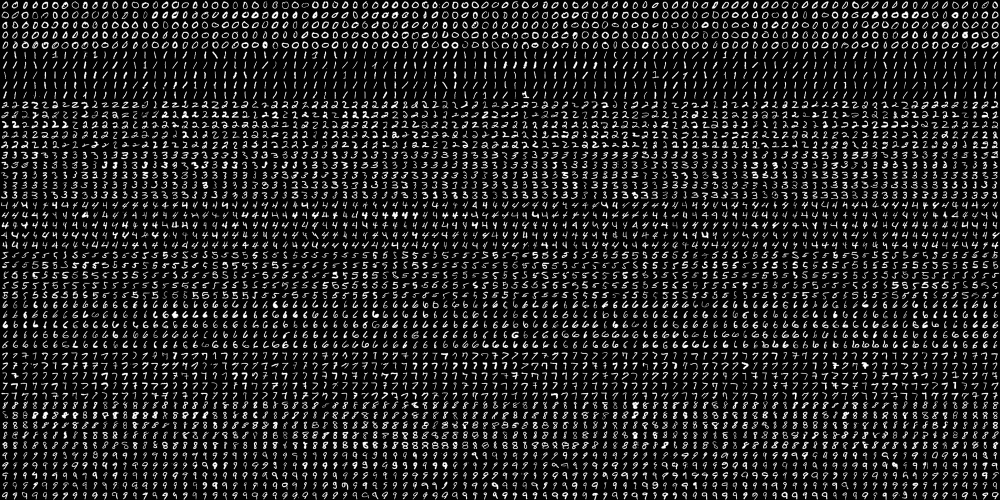
#> input picture MasterOpenCV_Alberto/10/digits.png, 2000 x 1000 px (shown at 1/2 size)
$ python knn_handwritten_digits_recognition_introduction.py
#> lines starting #> are read from the running program, lines starting #| are printed output that depends on the picture; long printed decimals are rounded
"""
Handwritten digits recognition using KNN and raw pixels as features
"""

# Import required packages:
import cv2
import numpy as np

# Constants:
SIZE_IMAGE = 20
NUMBER_CLASSES = 10


def load_digits_and_labels(big_image):
    """Returns all the digits from the 'big' image and creates the corresponding labels for each image"""
#> called with big_image = 'digits.png'

    # Load the 'big' image containing all the digits:
    digits_img = cv2.imread(big_image, 0)
#> digits_img is the input picture: shape (1000, 2000); min 0, max 255, mean 33.8

    # Get all the digit images from the 'big' image:
    number_rows = digits_img.shape[1] / SIZE_IMAGE
#> number_rows = 100
    rows = np.vsplit(digits_img, digits_img.shape[0] / SIZE_IMAGE)
#> rows = 50 items

    digits = []
    for row in rows:
        row_cells = np.hsplit(row, number_rows)
        for digit in row_cells:
            digits.append(digit)
#> this loop made 50 passes
#> after the loop, digits = 5000 items
    digits = np.array(digits)

    # Create the labels for each image:
    labels = np.repeat(np.arange(NUMBER_CLASSES), len(digits) / NUMBER_CLASSES)
#> labels = 5000 values from 0 to 9
    return digits, labels


def get_accuracy(predictions, labels):
    """Returns the accuracy based on the coincidences between predictions and labels"""

    accuracy = (np.squeeze(predictions) == labels).mean()
    return accuracy * 100


def raw_pixels(img):
    """Return raw pixels as feature from the image"""

    return img.flatten()


# Load all the digits and the corresponding labels:
digits, labels = load_digits_and_labels('digits.png')
#> labels = 5000 values from 0 to 9
#print(digits, '----',labels)
# Shuffle data
# Constructs a random number generator:
rand = np.random.RandomState(5634)
# Randomly permute the sequence:
shuffle = rand.permutation(len(digits))
#> shuffle = 5000 values, max 4999 at index 3836, min 0 at index 547, mean 2499.5
digits, labels = digits[shuffle], labels[shuffle]
#> labels = 5000 values, max 9 at index 3, min 0 at index 2, mean 4.5

#print(shuffle, '===',digits, '----',labels)
# Compute the descriptors for all the images.
# In this case, the raw pixels are the feature descriptors
raw_descriptors = []
for img in digits:
    raw_descriptors.append(np.float32(raw_pixels(img)))
#> after the loop, raw_descriptors = 5000 items
raw_descriptors = np.squeeze(raw_descriptors)
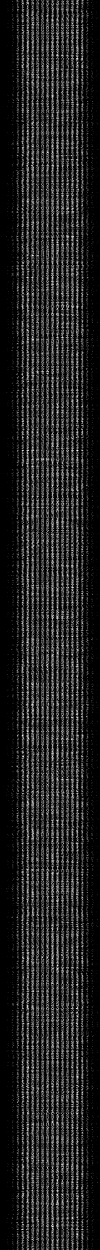
#> raw_descriptors: shape (5000, 400) float32 (shown at 1/4 size); min 0, max 255, mean 33.8

# At this point we split the data into training and testing (50% for each one):
partition = int(0.5 * len(raw_descriptors))
#> partition = 2500
raw_descriptors_train, raw_descriptors_test = np.split(raw_descriptors, [partition])
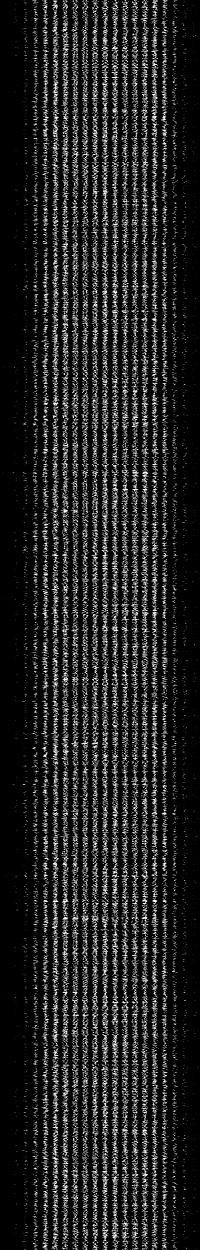
#> raw_descriptors_train: shape (2500, 400) float32 (shown at 1/2 size); min 0, max 255, mean 33.8
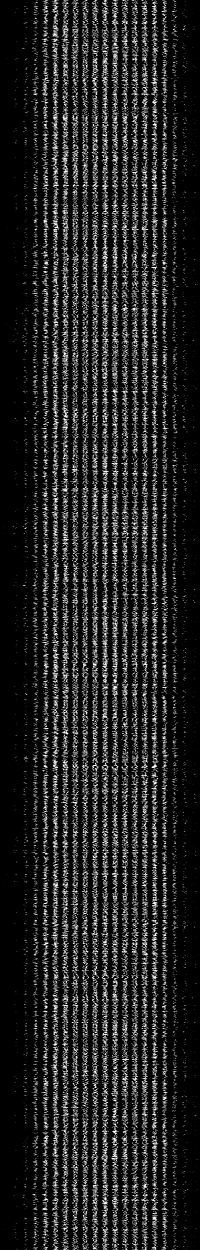
#> raw_descriptors_test: shape (2500, 400) float32 (shown at 1/2 size); min 0, max 255, mean 33.8
labels_train, labels_test = np.split(labels, [partition])
#> labels_train = 2500 values, max 9 at index 3, min 0 at index 2, mean 4.48; labels_test = 2500 values, max 9 at index 30, min 0 at index 5, mean 4.52

# Train the KNN model:
print('Training KNN model - raw pixels as features')
knn = cv2.ml.KNearest_create()
knn.train(raw_descriptors_train, cv2.ml.ROW_SAMPLE, labels_train)

# Test the created model:
k = 5
ret, result, neighbours, dist = knn.findNearest(raw_descriptors_test, k)
#> ret = 2; result = 2500 values, max 9 at index 3, min 0 at index 5, mean 4.46; neighbours = 2500 rows, first 6: [2, 2, 2, 2, 2], [8, 8, 8, 8, 8], [3, 3, 5, 3, 3], [9, 8, 8, 9, 9], [1, 1, 1, 1, 1], [0, 0, 0, 0, 0]; dist = 2500 rows, first 6: [674977, 860843, 1096231, 1142619, 1159316], [389649, 733940, 758321, 785549, 806624], [487910, 727003, 734247, 788317, 911130], [617048, 626810, 632275, 664932, 680491], [89274, 95382, 104602, 137852, 143468], [604866, 699782, 871804, 872398, 930055]

# Compute the accuracy:
acc = get_accuracy(result, labels_test)
#> in get_accuracy, `accuracy = (np.squeeze(predictions) == labels).mean()`: accuracy = 0.921
#> acc = 92.08
print("Accuracy: {}".format(acc))
#| Accuracy: 92.08

$ run again, with MasterOpenCV_Alberto/10/landscape_1.jpeg saved as MasterOpenCV_Alberto/10/digits.png
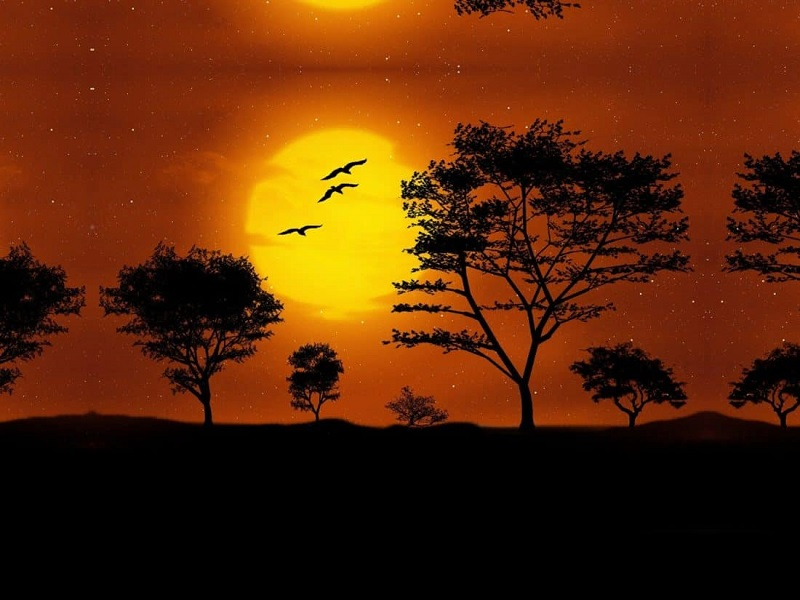
#> input picture MasterOpenCV_Alberto/10/landscape_1.jpeg, 800 x 600 px
#> rows = 30 items
#> the loop in load_digits_and_labels, `for row in rows:` made 30 passes
#> after the loop in load_digits_and_labels, `for row in rows:`: digits = 1200 items
#> in load_digits_and_labels, `labels = np.repeat(np.arange(NUMBER_CLASSES), len(digits) / NUMBER_CLA..`: labels = 1200 values from 0 to 9
#> shuffle = 1200 values, max 1199 at index 648, min 0 at index 1051, mean 599.5
#> `digits, labels = digits[shuffle], labels[shuffle]`: labels = 1200 values, max 9 at index 10, min 0 at index 3, mean 4.5
#> after the loop `for img in digits:`: raw_descriptors = 1200 items
#> `raw_descriptors = np.squeeze(raw_descriptors)`:
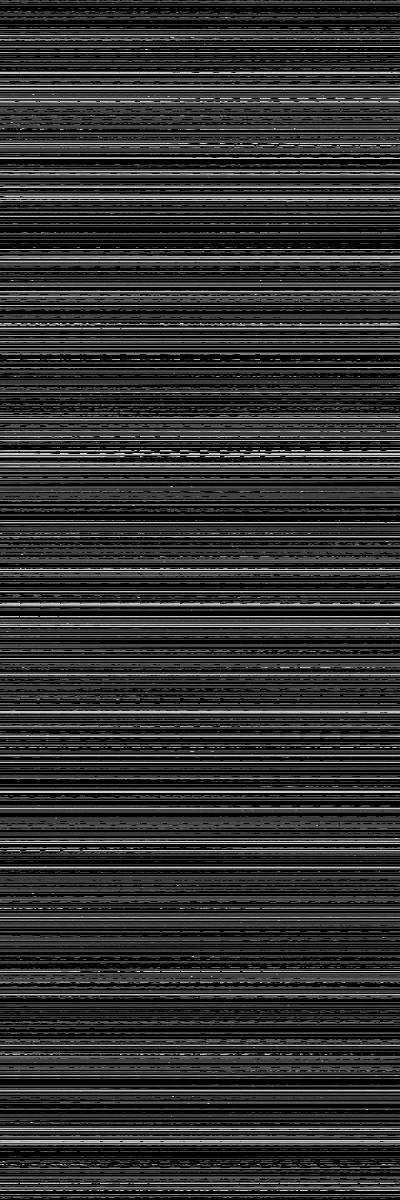
#> raw_descriptors: shape (1200, 400) float32; min 0, max 233, mean 50
#> partition = 600
#> `raw_descriptors_train, raw_descriptors_test = np.split(raw_descriptors..`:
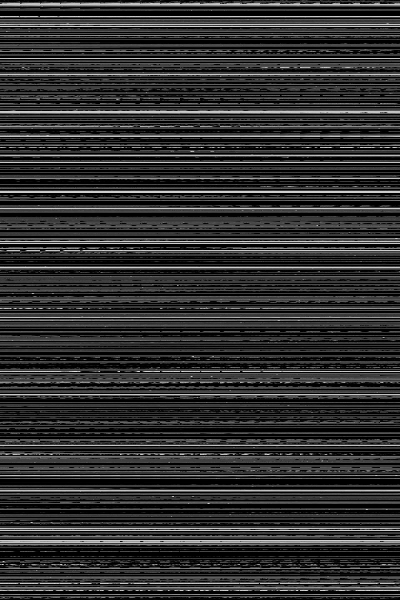
#> raw_descriptors_test: shape (600, 400) float32; min 0, max 225, mean 48.6
#> labels_train = 600 values, max 9 at index 10, min 0 at index 3, mean 4.46; labels_test = 600 values, max 9 at index 11, min 0 at index 5, mean 4.54
#> ret = 3; result = 600 values, max 8 at index 11, min 0 at index 6, mean 4.2; neighbours = 600 rows, first 6: [7, 4, 3, 6, 5], [4, 3, 5, 6, 5], [2, 5, 5, 1, 0], [4, 4, 5, 5, 5], [4, 2, 2, 3, 2], [5, 5, 5, 0, 0]; dist = 600 rows, first 6: [72164, 73905, 78529, 81169, 83571], [147480, 194990, 225593, 242913, 246272], [179640, 191553, 191782, 194524, 196872], [952231, 1298456, 1384803, 1413857, 1439207], [2810, 3366, 3836, 4141, 7508], [34615, 40233, 47611, 56965, 60766]
#> accuracy = 0.352
#> acc = 35.17
#| Accuracy: 35.167
